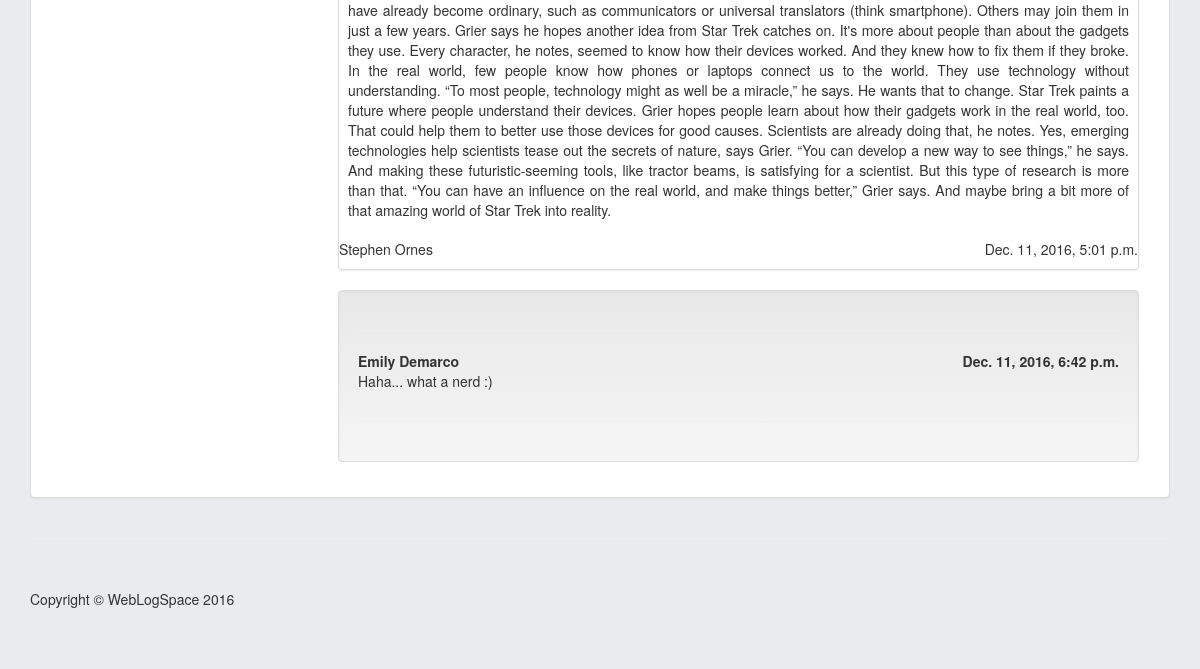
The page /blog/29/ (lower part) on the database as committed earlier.
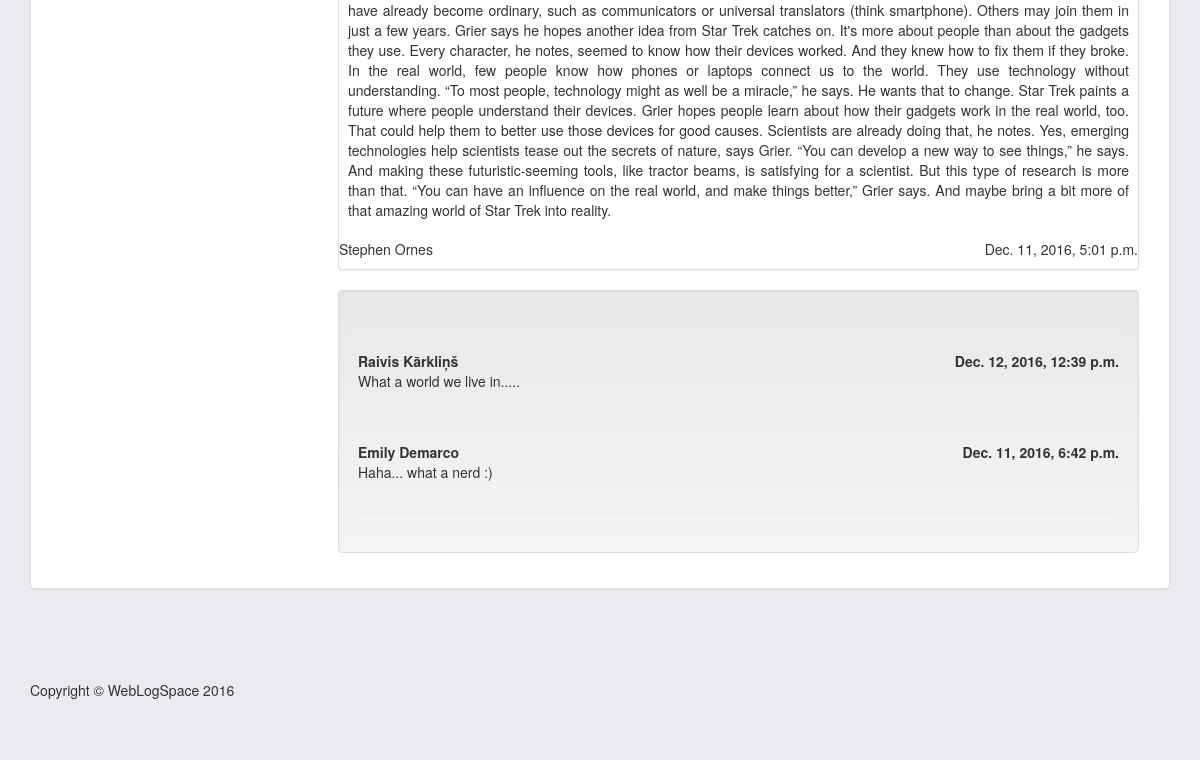
The same page on the database as committed later.
### home/models.py (models this page shows, shortened)
class Comment(models.Model):
    author = models.ForeignKey(User, on_delete=models.CASCADE)
    date_created = models.DateTimeField()
    blog = models.ForeignKey(Blog, on_delete=models.CASCADE)
    text = models.CharField(max_length=1000, blank=False)
    class Meta:
        ordering = ['-date_created']

### home/views.py (the view, shortened to what this page needs)
# urls.py: url(r'^blog/(?P<blog_pk>[0-9]+)/$', views.blogview, name='blog'),
def blogview(request, blog_pk):
    user = request.user
    blog = get_object_or_404(Blog, pk=blog_pk)
    categories = Category.objects.all().order_by('name')
    return render(request, 'home/article.html', {'blog': blog, 'user':user, 'categories': categories})

### home/templates/home/article.html (shortened to what this page needs)
{% extends 'home/base.html' %}
{% block body %}
<div class="col-md-9">
	<div class="thumbnail">
		<div class="caption-full">
			<p id="tagline" class="fulljustify">{{ blog.text }}</p>
		</div>
		<div class="ratings">
			<p class="pull-right">{{ blog.date_created }}</p>
			<p>
				{% if user.is_authenticated %}
				<span><a href="{% url 'home:profile' blog.author.id %}">{{ blog.author.first_name }} {{ blog.author.last_name }}</a></span><br>
				<span></span>
				{% else %}
				<span>{{ blog.author.first_name }} {{ blog.author.last_name }}</span><br>
				{% endif %}
			</p>
		</div>
	</div>
	<div class="well">
		<hr>
		{% for comment in blog.comment_set.all %}
		<div class="row">
			<div class="col-md-12">
				<strong> {{ comment.author.first_name }} {{ comment.author.last_name }}</strong>
				<span class="pull-right"><strong>{{ comment.date_created }}</strong></span>
				<p>{{ comment.text }}</p>
			</div>
		</div>
		<hr>
		{% endfor %}
	</div>
</div>
{% endblock %}

Rows that differ between the two databases and show on the page:
added Comment: author.first_name "Raivis", author.last_name "Kārkliņš", date_created "Dec. 12, 2016, 12:39 p.m.", text "What a world we live in....."
